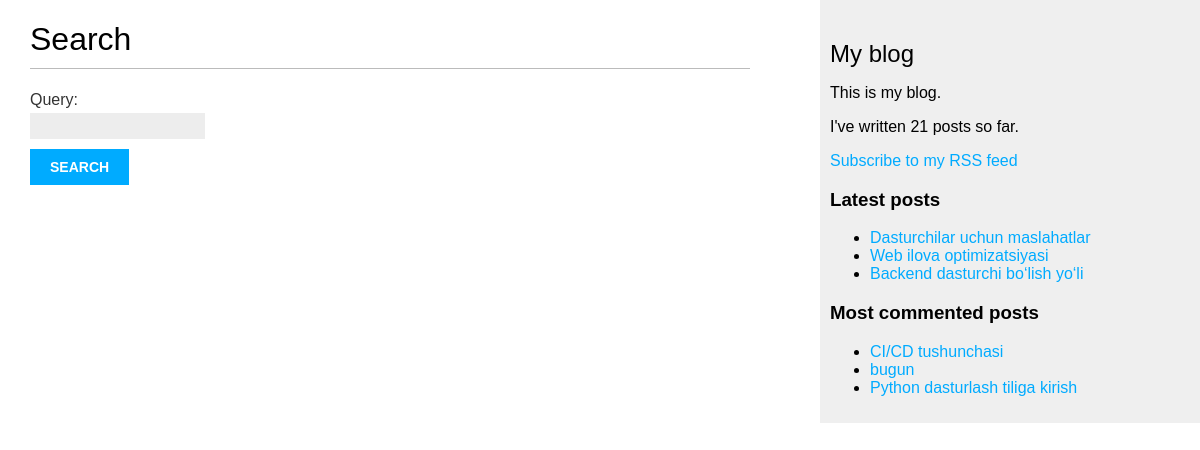
The app's page /search/ with its own data.
### blog/models.py (models this page shows, shortened)
class Post(models.Model):
    class Status(models.TextChoices):
        DRAFT = 'DF', 'Draft'
        PUBLISHED = 'PB', 'Published'
    title = models.CharField(max_length=250)
    slug = models.SlugField(max_length=250, unique_for_date='publish')
    author = models.ForeignKey(User,
                               on_delete=models.CASCADE,
                               related_name='blog_posts')
    body = models.TextField()
    publish = models.DateTimeField(default=timezone.now)
    created = models.DateTimeField(auto_now_add=True)
    updated = models.DateTimeField(auto_now=True)
    status = models.CharField(max_length=2, choices=Status.choices, default=Status.DRAFT)
    objects = models.Manager()
    published = PublishedManager()
    tags = TaggableManager()
    class Meta:
        ordering = ['-publish']
        indexes = [
            models.Index(fields=['-publish']),
        ]
    def get_absolute_url(self):
        return reverse('blog:post_detail',
                       args=[
                           self.publish.year,
                           self.publish.month,
                           self.publish.day,
                           self.slug
                       ])

### blog/views.py (the view, shortened to what this page needs)
# urls.py: path('search/', post_search, name='post_search'),
def post_search(request):
    form = SearchForm()
    query = None
    results = []
    return render(request,
                 'blog/post/search.html',
                 {'form': form,
                  'query': query,
                  'results': results})

### blog/forms.py
class SearchForm(forms.Form):
    query = forms.CharField()

### blog/models.py (called while the page is built)
   def get_queryset(self):
      return super().get_queryset().filter(status=Post.Status.PUBLISHED)

### blog/templatetags/blog_tags.py (called while the page is built)
@register.simple_tag
def total_posts():
    return Post.published.count()

@register.inclusion_tag('blog/post/latest_posts.html')
def show_latest_posts(count=5):
    latest_posts = Post.published.order_by('-publish')[:count]
    return {'latest_posts': latest_posts}

@register.simple_tag
def get_most_commented_posts(count=5):
    return Post.published.annotate(
    total_comments=Count('comments')
    ).order_by('-total_comments')[:count]

### templates/blog/post/search.html (shortened to what this page needs)
{% extends "blog/base.html" %}
{% block content %}
<h1>Search</h1>
<form method="get">
{{ form.as_p }}
<input type="submit" value="Search">
</form>
{% endblock %}

### templates/blog/base.html (shortened to what this page needs)
{% load blog_tags %}
{% load static %}
<!DOCTYPE html>
<html>
<head>
    <link href="{% static 'css/blog.css' %}" rel="stylesheet">
</head>
<body>
    <div id="content">
        {% block content %}{% endblock %}
    </div>
    <div id="sidebar">
        <h2>My blog</h2>
        <p>This is my blog.</p>
        <p>I've written {% total_posts %} posts so far.</p>
        <p>
            <a href="{% url "blog:post_feed" %}">
                Subscribe to my RSS feed
            </a>
        </p>
        <h3>Latest posts</h3>
        {% show_latest_posts 3 %}
        <h3>Most commented posts</h3>
        {% get_most_commented_posts 3 as most_commented_posts %}
        <ul>
            {% for post in most_commented_posts %}
                <li>
                    <a href="{{ post.get_absolute_url }}">{{ post.title }}</a>
                </li>
            {% endfor %}
        </ul>
    </div>
</body>
</html>

### templates/blog/post/latest_posts.html
<ul>
    {% for post in latest_posts %}
    <li>
        <a href="{{ post.get_absolute_url }}">{{ post.title }}</a>
    </li>
    {% endfor %}
</ul>

### static/css/blog.css (style rules this page uses)
body { margin:0; padding:0; font-family:helvetica, sans-serif; }
a { color:#00abff; text-decoration:none; }
h1 { font-weight:normal; border-bottom:1px solid #bbb; padding:0 0 10px 0; }
h2 { font-weight:normal; margin:30px 0 0; }
#content { float:left; width:60%; padding:0 0 0 30px; }
#sidebar { float:right; width:30%; padding:10px; background:#efefef; height:100%; }
label { float:left; clear:both; color:#333; margin-bottom:4px; }
input, textarea { clear:both; float:left; margin:0 0 10px; background:#ededed; border:0; padding:6px 10px; font-size:12px; }
input[type=submit] { font-weight:bold; background:#00abff; color:#fff; padding:10px 20px; font-size:14px; text-transform:uppercase; }

### records on screen
Post: title "Dasturchilar uchun maslahatlar"
Post: title "Web ilova optimizatsiyasi"
Post: title "Backend dasturchi bo‘lish yo‘li"
Post: title "CI/CD tushunchasi"
Post: title "bugun"
Post: title "Python dasturlash tiliga kirish"
